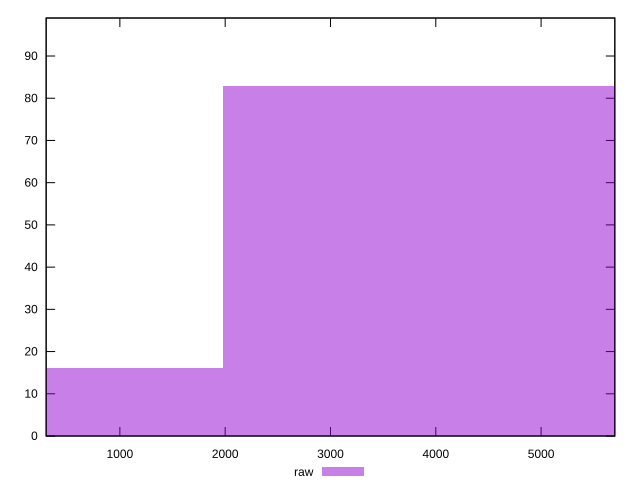

Write the gnuplot code that produced this figure.
reset

$raw <<EOF
3966.5099677098697 83
0 16
EOF

set key outside below
set boxwidth 3966.5099677098697
set xrange [300:5700]
set yrange [0:99]
set trange [0:99]
set style fill transparent solid 0.5 noborder
set terminal svg size 640, 490 enhanced background rgb 'white'
set output "reports/report_00027_2021-02-24T12-40-31.850Z/uses-text-compression/samples/card/raw/histogram.svg"

plot $raw title "raw" with boxes

reset
